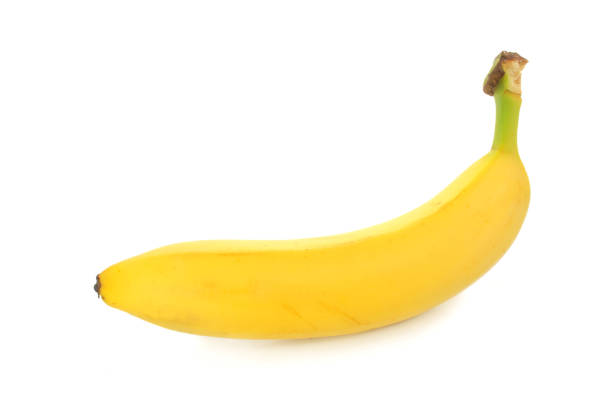
#> input picture dataset/images/generated/banana_gen/banana_131.jpg, 612 x 408 px
$ python -i image_features.py   (imports and definitions only)
#> lines starting #> are read from the running program, lines starting #| are printed output that depends on the picture
"""
Görüntü özellik çıkarımı modülü
Derin öğrenme kullanılmadan klasik yöntemlerle özellik çıkarımı
"""

import cv2
import numpy as np
from skimage.feature import hog, local_binary_pattern
from skimage import color
from typing import List, Tuple
import os


class ImageFeatureExtractor:
    """Görüntü özellik çıkarımı sınıfı"""

    def __init__(self,
                 use_hog: bool = True,
                 use_lbp: bool = True,
                 use_color_hist: bool = True,
                 use_sift: bool = False):
        """
        Args:
            use_hog: HOG özelliklerini kullan
            use_lbp: LBP özelliklerini kullan
            use_color_hist: Renk histogramlarını kullan
            use_sift: SIFT özelliklerini kullan (daha yavaş)
        """
        self.use_hog = use_hog
        self.use_lbp = use_lbp
        self.use_color_hist = use_color_hist
        self.use_sift = use_sift

    def extract_hog_features(self,
                            image: np.ndarray,
                            orientations: int = 9,
                            pixels_per_cell: Tuple[int, int] = (8, 8),
                            cells_per_block: Tuple[int, int] = (2, 2)) -> np.ndarray:
        """
        HOG (Histogram of Oriented Gradients) özelliklerini çıkar

        Args:
            image: Görüntü array'i (RGB veya grayscale)
            orientations: Yön sayısı
            pixels_per_cell: Hücre başına piksel sayısı
            cells_per_block: Blok başına hücre sayısı

        Returns:
            HOG özellik vektörü
        """
        # Grayscale'e çevir
        if len(image.shape) == 3:
            gray = color.rgb2gray(image)
        else:
            gray = image

        # HOG özelliklerini çıkar
        features = hog(
            gray,
            orientations=orientations,
            pixels_per_cell=pixels_per_cell,
            cells_per_block=cells_per_block,
            feature_vector=True
        )

        return features

    def extract_lbp_features(self,
                           image: np.ndarray,
                           radius: int = 3,
                           n_points: int = 24,
                           method: str = 'uniform') -> np.ndarray:
        """
        LBP (Local Binary Pattern) özelliklerini çıkar

        Args:
            image: Görüntü array'i
            radius: LBP yarıçapı
            n_points: Komşu nokta sayısı
            method: LBP metodu ('uniform', 'default', vb.)

        Returns:
            LBP histogram özellik vektörü
        """
        # Grayscale'e çevir
        if len(image.shape) == 3:
            gray = color.rgb2gray(image)
            gray = (gray * 255).astype(np.uint8)
        else:
            gray = image.astype(np.uint8) if image.dtype != np.uint8 else image

        # LBP hesapla
        lbp = local_binary_pattern(gray, n_points, radius, method=method)

        # Histogram oluştur
        lbp_max = lbp.max()
        n_bins = lbp_max + 1

        # Ensure n_bins is a Python int
        if isinstance(n_bins, (np.integer, np.ndarray)):
            n_bins = int(n_bins.item() if hasattr(n_bins, 'item') else n_bins)
        else:
            n_bins = int(n_bins)

        try:
            hist, _ = np.histogram(lbp.ravel(), bins=n_bins, range=(0, n_bins), density=True)
        except Exception as e:
            print(f"[ERROR extract_lbp_features] np.histogram failed: {type(e).__name__}: {e}")
            print(f"[ERROR extract_lbp_features] n_bins value: {n_bins}, type: {type(n_bins)}")
            import traceback
            print(f"[ERROR extract_lbp_features] Traceback:\n{traceback.format_exc()}")
            raise

        return hist

    def extract_color_histogram(self,
                               image: np.ndarray,
                               bins: int = 32,
                               color_space: str = 'rgb') -> np.ndarray:
        """
        Extract color histogram features

        Args:
            image: Image array (RGB, normalized 0-1 or uint8 0-255)
            bins: Number of histogram bins
            color_space: Color space ('rgb', 'hsv')

        Returns:
            Color histogram feature vector
        """
        # Ensure bins is a pure Python integer (not numpy scalar)
        # Handle all possible types that bins might be
        if bins is None:
            bins = 32
        elif isinstance(bins, np.integer):
            bins = int(bins.item())
        elif isinstance(bins, np.ndarray):
            bins = int(bins.item() if bins.size > 0 else 32)
        elif isinstance(bins, (float, np.floating)):
            bins = int(round(bins))
        else:
            try:
                bins = int(bins)
            except (TypeError, ValueError):
                bins = 32  # Fallback to default

        # Final safety check
        if not isinstance(bins, int) or bins <= 0:
            bins = 32

        # Convert to uint8 if needed
        if image.dtype != np.uint8:
            # Clamp values to [0, 1] range before conversion
            image = np.clip(image, 0, 1)
            image = (image * 255).astype(np.uint8)

        # Ensure image is contiguous and has correct shape
        if not image.flags['C_CONTIGUOUS']:
            image = np.ascontiguousarray(image)

        if color_space == 'hsv':
            # Convert to HSV
            hsv = cv2.cvtColor(image, cv2.COLOR_RGB2HSV)
            channels = [0, 1, 2]  # H, S, V
        else:
            # Use RGB
            hsv = image
            channels = [0, 1, 2]  # R, G, B

        # Calculate histogram for each channel
        hist_features = []

        for channel in channels:
            # Extract single channel
            channel_data = hsv[:, :, channel].flatten()

            # Use numpy histogram with explicit bin edges (most reliable method)
            # This avoids any type issues with the bins parameter
            try:
                bin_edges = np.linspace(0, 256, bins + 1)
                hist, _ = np.histogram(channel_data, bins=bin_edges, density=False)
                hist = hist.astype(np.float32)
                hist_features.extend(hist)
            except Exception as e:
                print(f"[ERROR extract_color_histogram] Error in channel {channel}: {type(e).__name__}: {e}")
                print(f"[ERROR extract_color_histogram] bins value: {bins}, type: {type(bins)}")
                import traceback
                print(f"[ERROR extract_color_histogram] Traceback:\n{traceback.format_exc()}")
                raise

        # Normalize
        hist_features = np.array(hist_features, dtype=np.float32)
        hist_sum = hist_features.sum()
        if hist_sum > 0:
            hist_features = hist_features / hist_sum

        return hist_features

    # [36 lines left out: function extract_sift_features, not called in this run]

    def extract_features(self, image: np.ndarray) -> np.ndarray:
        """
        Tüm özellikleri çıkar ve birleştir

        Args:
            image: Görüntü array'i (RGB, 0-1 arası normalize edilmiş veya 0-255 uint8)

        Returns:
            Birleştirilmiş özellik vektörü
        """
        features = []

        # Görüntüyü normalize et (0-1 arası)
        if image.dtype == np.uint8:
            image_normalized = image.astype(np.float32) / 255.0
        else:
            image_normalized = image.copy()

        # HOG özellikleri
        if self.use_hog:
            hog_feat = self.extract_hog_features(image_normalized)
            features.append(hog_feat)

        # LBP özellikleri
        if self.use_lbp:
            lbp_feat = self.extract_lbp_features(image_normalized)
            features.append(lbp_feat)

        # Renk histogramı
        if self.use_color_hist:
            color_feat = self.extract_color_histogram(image_normalized)
            features.append(color_feat)

        # SIFT özellikleri (opsiyonel, daha yavaş)
        if self.use_sift:
            sift_feat = self.extract_sift_features(image_normalized)
            features.append(sift_feat)

        # Tüm özellikleri birleştir
        if features:
            combined = np.concatenate(features)
        else:
            raise ValueError("En az bir özellik çıkarım yöntemi seçilmelidir")

        return combined


# [39 lines left out: function extract_image_features, not called in this run]

>>> import cv2
>>> picture = cv2.cvtColor(cv2.imread('../../dataset/images/generated/banana_gen/banana_131.jpg'), cv2.COLOR_BGR2RGB)
>>> result = ImageFeatureExtractor().extract_features(picture)
#> in extract_hog_features, `gray = color.rgb2gray(image)`:
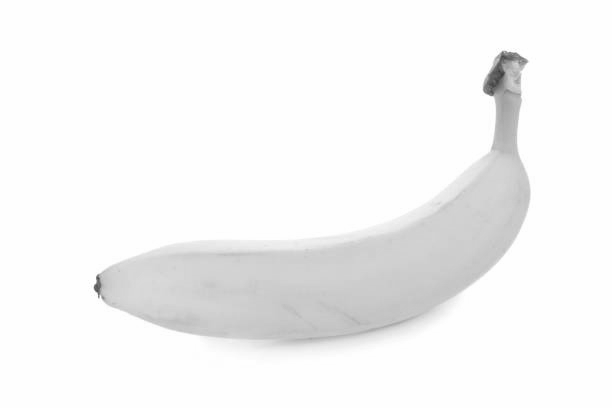
#> gray: shape (408, 612) float32; min 0.223, max 1, mean 0.964
#> in extract_lbp_features, `lbp = local_binary_pattern(gray, n_points, radius, method=method)`:
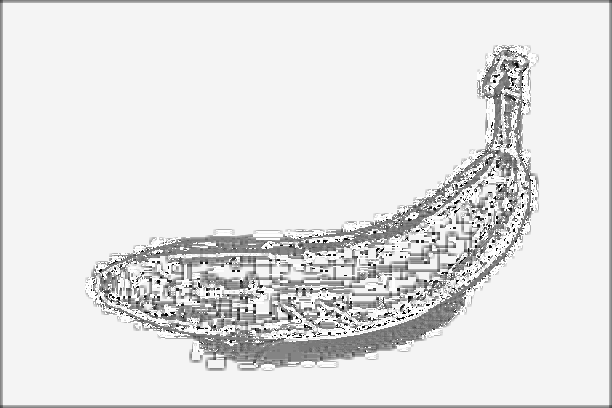
#> lbp: shape (408, 612) float64; min 0, max 25, mean 22.3; drawn with min black and max white
#> in extract_lbp_features, `lbp_max = lbp.max()`: lbp_max = 25
#> in extract_lbp_features, `n_bins = lbp_max + 1`: n_bins = 26
#> in extract_lbp_features, `hist, _ = np.histogram(lbp.ravel(), bins=n_bins, range=(0, n_bins), de..`: hist = 26 values, max 0.765 at index 24, min 0.000989 at index 6, mean 0.0385
#> in extract_features, `lbp_feat = self.extract_lbp_features(image_normalized)`: lbp_feat has the same summary as hist in extract_lbp_features
#> after the loop in extract_color_histogram, `for channel in channels:`: hist_features = 96 values, max 237634 at index 31, min 0 at index 0, mean 7803
#> in extract_color_histogram, `hist_sum = hist_features.sum()`: hist_sum = 749088
#> in extract_color_histogram, `hist_features = hist_features / hist_sum`: hist_features = 96 values, max 0.317 at index 31, min 0 at index 0, mean 0.0104
#> in extract_features, `color_feat = self.extract_color_histogram(image_normalized)`: color_feat has the same summary as hist_features in extract_color_histogram

$ run again, on dataset/images/generated/banana_gen/banana_162.jpg
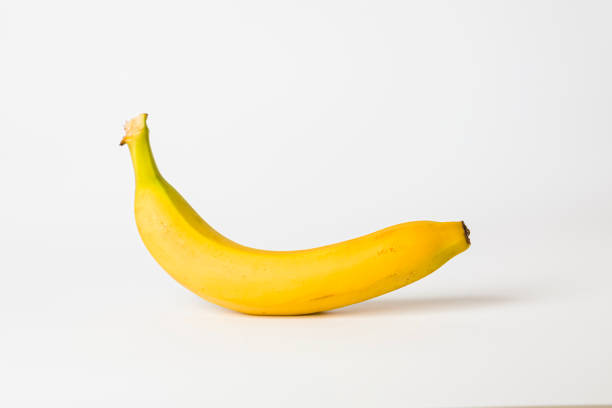
#> input picture dataset/images/generated/banana_gen/banana_162.jpg, 612 x 408 px
#> in extract_hog_features, `gray = color.rgb2gray(image)`:
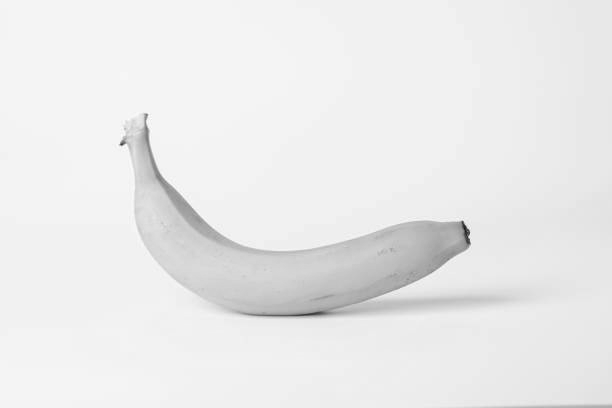
#> gray: shape (408, 612) float32; min 0.0898, max 0.998, mean 0.921
#> in extract_lbp_features, `lbp = local_binary_pattern(gray, n_points, radius, method=method)`:
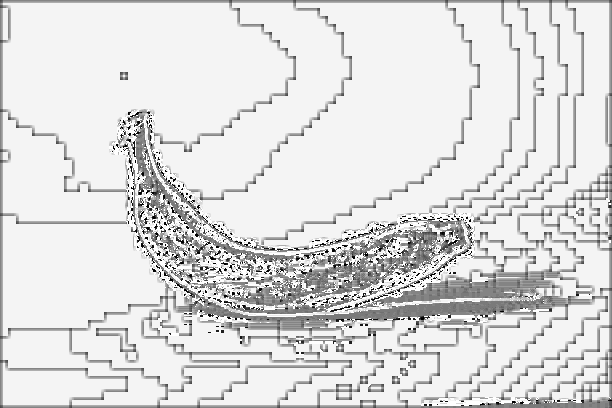
#> lbp: shape (408, 612) float64; min 0, max 25, mean 21.7; drawn with min black and max white
#> lbp_max = 25
#> n_bins = 26
#> hist = 26 values, max 0.716 at index 24, min 0.000885 at index 6, mean 0.0385
#> lbp_feat has the same summary as hist in extract_lbp_features
#> after the loop in extract_color_histogram, `for channel in channels:`: hist_features = 96 values, max 147604 at index 30, min 0 at index 0, mean 7803
#> hist_sum = 749088
#> in extract_color_histogram, `hist_features = hist_features / hist_sum`: hist_features = 96 values, max 0.197 at index 30, min 0 at index 0, mean 0.0104
#> color_feat has the same summary as hist_features in extract_color_histogram

$ run again, on dataset/images/generated/banana_gen/banana_361.jpg
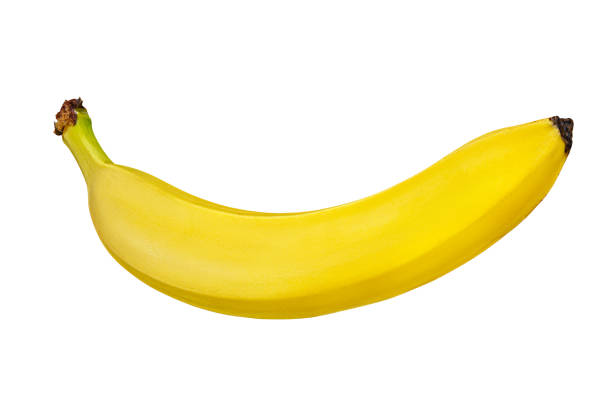
#> input picture dataset/images/generated/banana_gen/banana_361.jpg, 612 x 408 px
#> in extract_hog_features, `gray = color.rgb2gray(image)`:
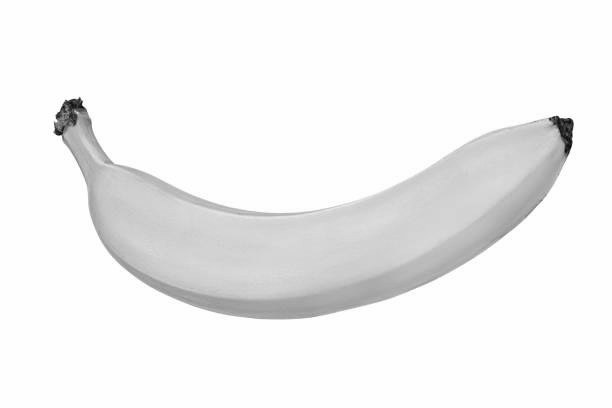
#> gray: shape (408, 612) float32; min 0.00917, max 1, mean 0.951
#> in extract_lbp_features, `lbp = local_binary_pattern(gray, n_points, radius, method=method)`:
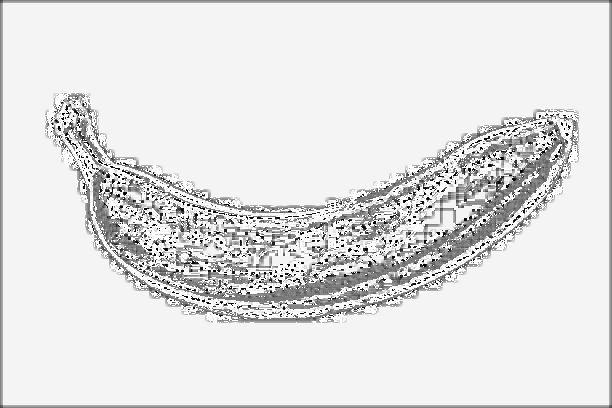
#> lbp: shape (408, 612) float64; min 0, max 25, mean 22.2; drawn with min black and max white
#> lbp_max = 25
#> n_bins = 26
#> hist = 26 values, max 0.743 at index 24, min 0.00161 at index 5, mean 0.0385
#> lbp_feat has the same summary as hist in extract_lbp_features
#> after the loop in extract_color_histogram, `for channel in channels:`: hist_features = 96 values, max 208249 at index 31, min 0 at index 0, mean 7803
#> hist_sum = 749088
#> in extract_color_histogram, `hist_features = hist_features / hist_sum`: hist_features = 96 values, max 0.278 at index 31, min 0 at index 0, mean 0.0104
#> color_feat has the same summary as hist_features in extract_color_histogram
